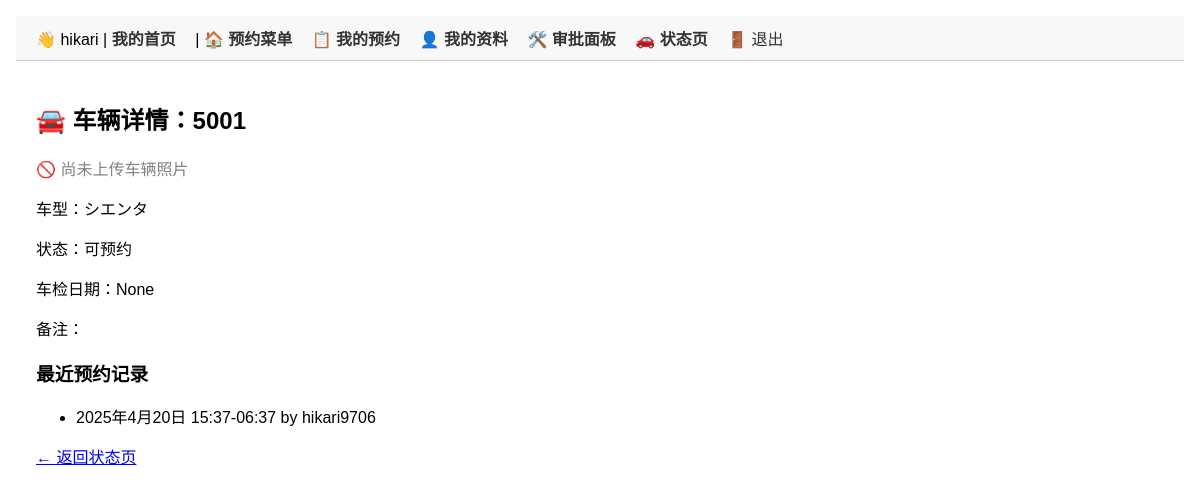
The app's page /vehicles/vehicle/1/ (signed in) with its own data.
### accounts/models.py (models this page shows, shortened)
class DriverUser(AbstractUser):
    is_formal = models.BooleanField(default=False)
    is_temporary = models.BooleanField(default=False)

### vehicles/models.py (models this page shows, shortened)
class Vehicle(models.Model):
    STATUS_CHOICES = [
        ('available', '可预约'),
        ('reserved', '已预约'),
        ('out', '已出库'),
        ('maintenance', '维修中'),
    ]
    license_plate = models.CharField(max_length=20, unique=True, verbose_name="车牌号")
    model = models.CharField(max_length=50, verbose_name="车型")
    status = models.CharField(max_length=20, choices=STATUS_CHOICES, default='available', verbose_name="状态")
    photo = models.ImageField(upload_to='vehicle_photos/', blank=True, null=True, verbose_name="车辆照片")
    inspection_date = models.DateField(blank=True, null=True, verbose_name="车检日期")
    notes = models.TextField(blank=True, verbose_name="备注")
    class Meta:
        verbose_name = "车辆"
        verbose_name_plural = "车辆"

class Reservation(models.Model):
    driver = models.ForeignKey(settings.AUTH_USER_MODEL, on_delete=models.CASCADE, verbose_name="司机")
    vehicle = models.ForeignKey(Vehicle, on_delete=models.CASCADE, verbose_name="车辆")
    date = models.DateField(verbose_name="预约日期")             # ✅ 开始日期
    end_date = models.DateField(verbose_name="结束日期")         # ✅ 结束日期（支持跨日）
    start_time = models.TimeField(verbose_name="开始时间")
    end_time = models.TimeField(verbose_name="结束时间")
    status = models.CharField(
        max_length=10,
        choices=[
            ('pending', '申请中'),
            ('reserved', '已预约'),
            ('out', '已出库'),
            ('canceled', '已取消'),
        ],
        default='pending',
        verbose_name="状态"
    )
    actual_departure = models.DateTimeField(null=True, blank=True, verbose_name="实际出库时间")
    actual_return = models.DateTimeField(null=True, blank=True, verbose_name="实际还车时间")

### vehicles/views.py (the view)
# urls.py: path('vehicle/<int:vehicle_id>/', vehicle_detail_view, name='vehicle_detail'),
@login_required
def vehicle_detail_view(request, vehicle_id):
    vehicle = get_object_or_404(Vehicle, id=vehicle_id)
    reservations = Reservation.objects.filter(vehicle=vehicle).order_by('-date')[:5]
    return render(request, 'vehicles/vehicle_detail.html', {
        'vehicle': vehicle,
        'reservations': reservations
    })

### templates/vehicles/vehicle_detail.html (shortened to what this page needs)
{% extends 'base.html' %}
{% block content %}
<h2>🚘 车辆详情：{{ vehicle.license_plate }}</h2>
{% if vehicle.photo %}
  <img src="{{ vehicle.photo.url }}" alt="车辆照片" width="300" style="border:1px solid #ccc;"><br>
{% else %}
  <p style="color:gray;">🚫 尚未上传车辆照片</p>
{% endif %}
<p>车型：{{ vehicle.model }}</p>
<p>状态：{{ vehicle.get_status_display }}</p>
<p>车检日期：{{ vehicle.inspection_date }}</p>
<p>备注：{{ vehicle.notes }}</p>
<h3>最近预约记录</h3>
<ul>
  {% for r in reservations %}
    <li>{{ r.date }} {{ r.start_time }}-{{ r.end_time }} by {{ r.driver.username }}</li>
  {% empty %}
    <li>无预约记录</li>
  {% endfor %}
</ul>
<a href="{% url 'vehicle_status' %}">← 返回状态页</a>
{% endblock %}

### templates/base.html (shortened to what this page needs)
<!DOCTYPE html>
<html>
<head>
</head>
<body>
  <nav>
    {% if user.is_authenticated %}
      👋 {{ user.username }} |
      {% if request.user.is_staff %}
          <a href="{% url 'admin_dashboard' %}">我的首页</a>
      {% else %}
          <a href="{% url 'driver_dashboard' %}">我的首页</a>
      {% endif %} |
      <a href="{% url 'reservation_dashboard' %}">🏠 预约菜单</a>
      <a href="{% url 'my_reservations' %}">📋 我的预约</a>
      <a href="{% url 'profile' %}">👤 我的资料</a>
      {% if request.user.is_staff %}
        <a href="{% url 'reservation_approval_list' %}">🛠️ 审批面板</a>
      {% endif %}
      <a href="{% url 'vehicle_status' %}">🚗 状态页</a>
      <form method="post" action="{% url 'logout' %}" style="display:inline;">
        <button type="submit">🚪 退出</button>
      </form>
    {% else %}
      <a href="{% url 'login' %}">登录</a>
    {% endif %}
  </nav>
  <div class="container">
    {% block content %}
    {% endblock %}
  </div>
</body>
</html>

### templates/base.html (style rules this page uses)
body { font-family: sans-serif; padding: 1em; margin: 0; }
nav { background-color: #f8f8f8; padding: 10px 20px; border-bottom: 1px solid #ccc; }
nav a, nav button { margin-right: 15px; text-decoration: none; color: #333; font-weight: bold; }
nav button { background: none; border: none; cursor: pointer; font: inherit; padding: 0; }
.container { padding: 20px; }

### records on screen
DriverUser: username "hikari"
Vehicle: license_plate "5001", model "シエンタ", status "可预约", inspection_date "None"
Reservation: date "2025年4月20日", start_time "15:37", end_time "06:37", driver.username "hikari9706"
